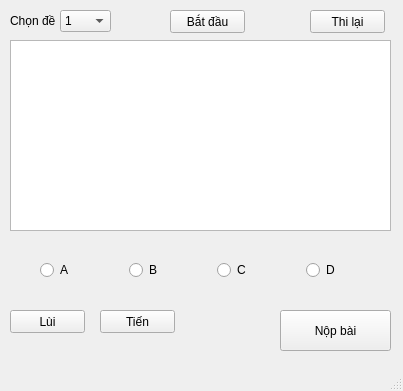
<?xml version="1.0" encoding="UTF-8"?>
<ui version="4.0">
 <class>MainWindow</class>
 <widget class="QMainWindow" name="MainWindow">
  <property name="geometry">
   <rect>
    <x>0</x>
    <y>0</y>
    <width>403</width>
    <height>391</height>
   </rect>
  </property>
  <property name="windowTitle">
   <string>MainWindow</string>
  </property>
  <widget class="QWidget" name="centralwidget">
   <widget class="QPushButton" name="prevButton">
    <property name="geometry">
     <rect>
      <x>10</x>
      <y>310</y>
      <width>75</width>
      <height>23</height>
     </rect>
    </property>
    <property name="text">
     <string>Lùi</string>
    </property>
   </widget>
   <widget class="QPushButton" name="nextButton">
    <property name="geometry">
     <rect>
      <x>100</x>
      <y>310</y>
      <width>75</width>
      <height>23</height>
     </rect>
    </property>
    <property name="text">
     <string>Tiến</string>
    </property>
   </widget>
   <widget class="QPushButton" name="submitButton">
    <property name="geometry">
     <rect>
      <x>280</x>
      <y>310</y>
      <width>111</width>
      <height>41</height>
     </rect>
    </property>
    <property name="text">
     <string>Nộp bài</string>
    </property>
   </widget>
   <widget class="QTextBrowser" name="textBrowser">
    <property name="geometry">
     <rect>
      <x>10</x>
      <y>40</y>
      <width>381</width>
      <height>191</height>
     </rect>
    </property>
   </widget>
   <widget class="QPushButton" name="startButton">
    <property name="geometry">
     <rect>
      <x>170</x>
      <y>10</y>
      <width>75</width>
      <height>23</height>
     </rect>
    </property>
    <property name="text">
     <string>Bắt đầu</string>
    </property>
   </widget>
   <widget class="QWidget" name="horizontalLayoutWidget">
    <property name="geometry">
     <rect>
      <x>40</x>
      <y>240</y>
      <width>348</width>
      <height>61</height>
     </rect>
    </property>
    <layout class="QHBoxLayout" name="horizontalLayout">
     <item>
      <widget class="QRadioButton" name="aButton">
       <property name="text">
        <string>A</string>
       </property>
       <attribute name="buttonGroup">
        <string notr="true">buttonGroup</string>
       </attribute>
      </widget>
     </item>
     <item>
      <widget class="QRadioButton" name="bButton">
       <property name="text">
        <string>B</string>
       </property>
       <attribute name="buttonGroup">
        <string notr="true">buttonGroup</string>
       </attribute>
      </widget>
     </item>
     <item>
      <widget class="QRadioButton" name="cButton">
       <property name="text">
        <string>C</string>
       </property>
       <attribute name="buttonGroup">
        <string notr="true">buttonGroup</string>
       </attribute>
      </widget>
     </item>
     <item>
      <widget class="QRadioButton" name="dButton">
       <property name="text">
        <string>D</string>
       </property>
       <attribute name="buttonGroup">
        <string notr="true">buttonGroup</string>
       </attribute>
      </widget>
     </item>
    </layout>
   </widget>
   <widget class="QComboBox" name="comboBox">
    <property name="geometry">
     <rect>
      <x>60</x>
      <y>10</y>
      <width>51</width>
      <height>22</height>
     </rect>
    </property>
    <item>
     <property name="text">
      <string>1</string>
     </property>
    </item>
    <item>
     <property name="text">
      <string>2</string>
     </property>
    </item>
    <item>
     <property name="text">
      <string>3</string>
     </property>
    </item>
   </widget>
   <widget class="QLabel" name="label">
    <property name="geometry">
     <rect>
      <x>10</x>
      <y>10</y>
      <width>47</width>
      <height>21</height>
     </rect>
    </property>
    <property name="text">
     <string>Chọn đề</string>
    </property>
   </widget>
   <widget class="QPushButton" name="restartButton">
    <property name="geometry">
     <rect>
      <x>310</x>
      <y>10</y>
      <width>75</width>
      <height>23</height>
     </rect>
    </property>
    <property name="text">
     <string>Thi lại</string>
    </property>
   </widget>
  </widget>
  <widget class="QMenuBar" name="menubar">
   <property name="geometry">
    <rect>
     <x>0</x>
     <y>0</y>
     <width>403</width>
     <height>21</height>
    </rect>
   </property>
  </widget>
  <widget class="QStatusBar" name="statusbar"/>
 </widget>
 <resources/>
 <connections/>
 <buttongroups>
  <buttongroup name="buttonGroup"/>
 </buttongroups>
</ui>
